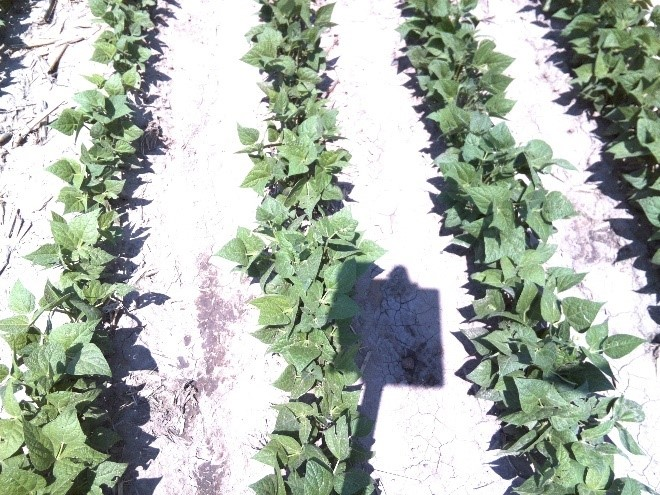
%> input picture canopy.jpg, 660 x 495 px
$ octave --eval "bbruxvoortcolor2grayV2('canopy.jpg');"   (GNU Octave 9; MATLAB toolbox functions it lacks are replaced by stand-ins)
%> lines starting %> are read from the running program, lines starting %| are printed output that depends on the picture; in (x1, y1, x2, y2) boxes, pixels count from 0 and x2, y2 are one past the last pixel; in counts of white or black regions, pixels touching at a corner belong together; the program's own positions count from 1
function bbruxvoortcolor2grayV2(filename)
%> called with filename = 'canopy.jpg'

% Plot three images with an original, grayscale, and second grayscale version.
%
% Purpose:
%   The program generates three plots of three of the same images. The
%   first image displayed is the original image with all colors. The second
%   image displayed is the image but in grayscale. The third image diplayed
%   is in grayscale but with a grayscale level inputed by the user.
%
% Record of Revisions:
%       Date:           Programmer:         Description of Change:
%       =====           ===========         ======================
%       3/31/22         Brian Bruxvoort     Original Code
%       4/5/22          Brian Bruxvoort     Allowed user to decide what
%                                        level of grayscale value they want
%
% Define Variables:
%
% pic            -- Reads the filename of the image and stores it as a variable
% n              -- Input from the user of the desired grayscale level
% gray(:,:,1)    -- Takes the whole first layer of the image and turns each
%                   pixel into a shade of gray, with a value between 0 and 255
% gray(:,:,2)    -- Does the same thing as the first layer just for the
%                   second layer
% gray(:,:,3)    -- Does the same thing as the first layer just for the
%                   second layer
% newlevel       -- Creates a base level of a ratio by taking 256 over the
%                   user input
% graylevel      -- Reduces each number from the gray variable to 0,1,2,3
%                   using the newlevel factor and the floor function, which
%                   makes each real number an integer
% i              -- Creates an evenly spaced vector from 0 to 255 based on
%                   the number specified by the user
% t              -- Takes the second term in the linspace minus the first
%                   to find a scaling factor
% graylevelimage -- Turns the graylevel value back into a larger number
%                   while specifying we are using uint8 variable class
%
% Typical use: bbruxvoortcolor2grayV2('filename')
%

% Read the filename of the image and store it. Then ask the user to input a
% number they want the grayscale factor to be in.
pic = imread(filename);
%> pic is the input picture: size 495x660x3 uint8; mean R, G, B 172.1, 181, 171
n = input('Input grayscale level by a factor of 2 (ex. 2, 4, 8, 16): ');
%> the answer given: 2

% Plot the original image on multiple plots
subplot(2,2,1)
imshow(pic);
title('Original Image')

% Turn the original image into a grayscale image plotting each individual
% layer using the uint8 variable class
gray(:,:,1) = uint8(0.2989 .* pic(:,:,1) + 0.5870 .* pic(:,:,2) + 0.1140 .* pic(:,:,3));
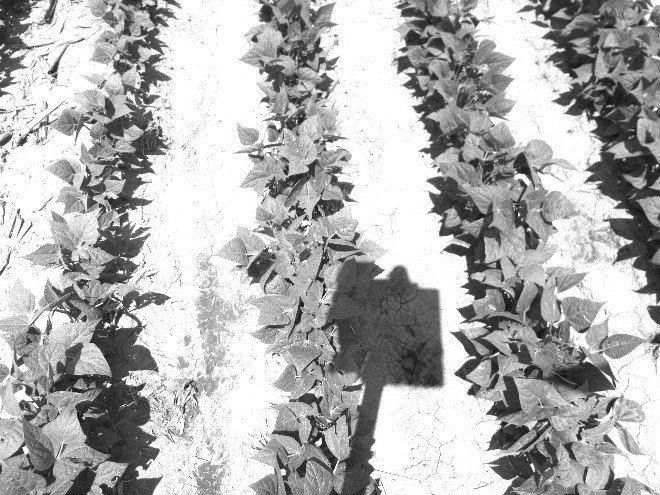
%> gray: size 495x660 uint8; min 10, max 255, mean 177.2
gray(:,:,2) = gray(:,:,1);
gray(:,:,3) = gray(:,:,1);
%> gray: size 495x660x3 uint8

% Plot the gray scale image
subplot(2,2,2)
imshow(gray);
title('256 Level Grayscale Image')

% Turn the grayscale image into a another grayscale image but with a
% grayscale factor wanted by the user. Uses linspace to determine the
% scaling factor between the range 0 and 255
newlevel = 256 / n;

graylevel = floor(gray / newlevel);
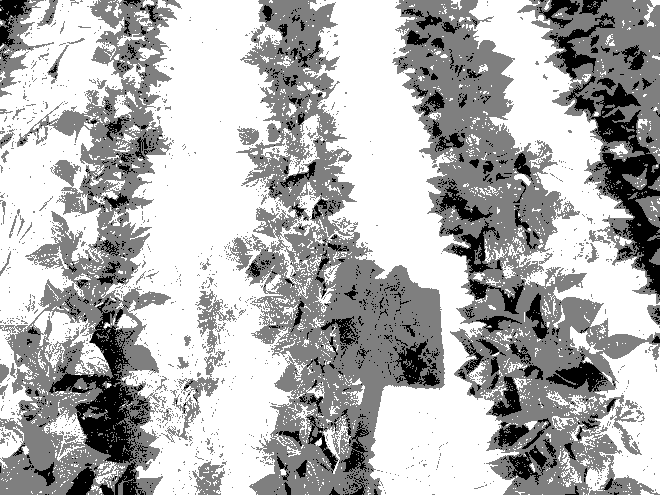
%> graylevel: size 495x660x3 uint8; min 0, max 2, mean 1.39; drawn with min black and max white

i = linspace(0,255,n);
t = i(2) - i(1);

graylevelimage = uint8(graylevel .* t);
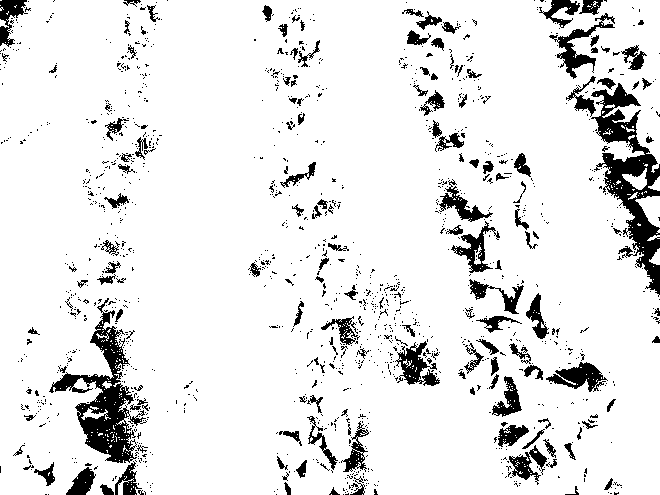
%> graylevelimage: size 495x660x3 uint8; 90.2% white; 1350 black regions (1190 under 20 px), largest, box (x1, y1, x2, y2) and area: (591, 83, 660, 297) 5044, (49, 298, 147, 463) 4438, (549, 13, 615, 79) 967

% Plot the second grayscale image
subplot(2,2,3)
imshow(graylevelimage);
title([num2str(n) ' Level Grayscale Image'])

$ run again, on poolball.jpg
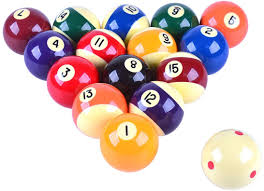
%> input picture poolball.jpg, 264 x 191 px
%> in bbruxvoortcolor2grayV2, pic is the input picture: size 191x264x3 uint8; mean R, G, B 214.1, 191.6, 188.9
%> in bbruxvoortcolor2grayV2, `gray(:,:,1) = uint8(0.2989 .* pic(:,:,1) + 0.5870 .* pic(:,:,2) + 0.11..`:
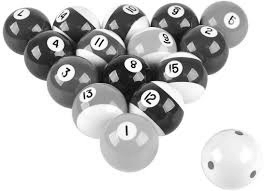
%> gray: size 191x264 uint8; min 0, max 255, mean 198
%> in bbruxvoortcolor2grayV2, `graylevelimage = uint8(graylevel .* t);`:
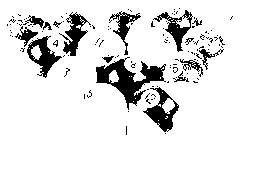
%> graylevelimage: size 191x264x3 uint8; 90.2% white; 123 black regions (107 under 20 px), largest, box (x1, y1, x2, y2) and area: (96, 57, 166, 110) 1326, (143, 87, 179, 132) 613, (27, 36, 62, 78) 558
